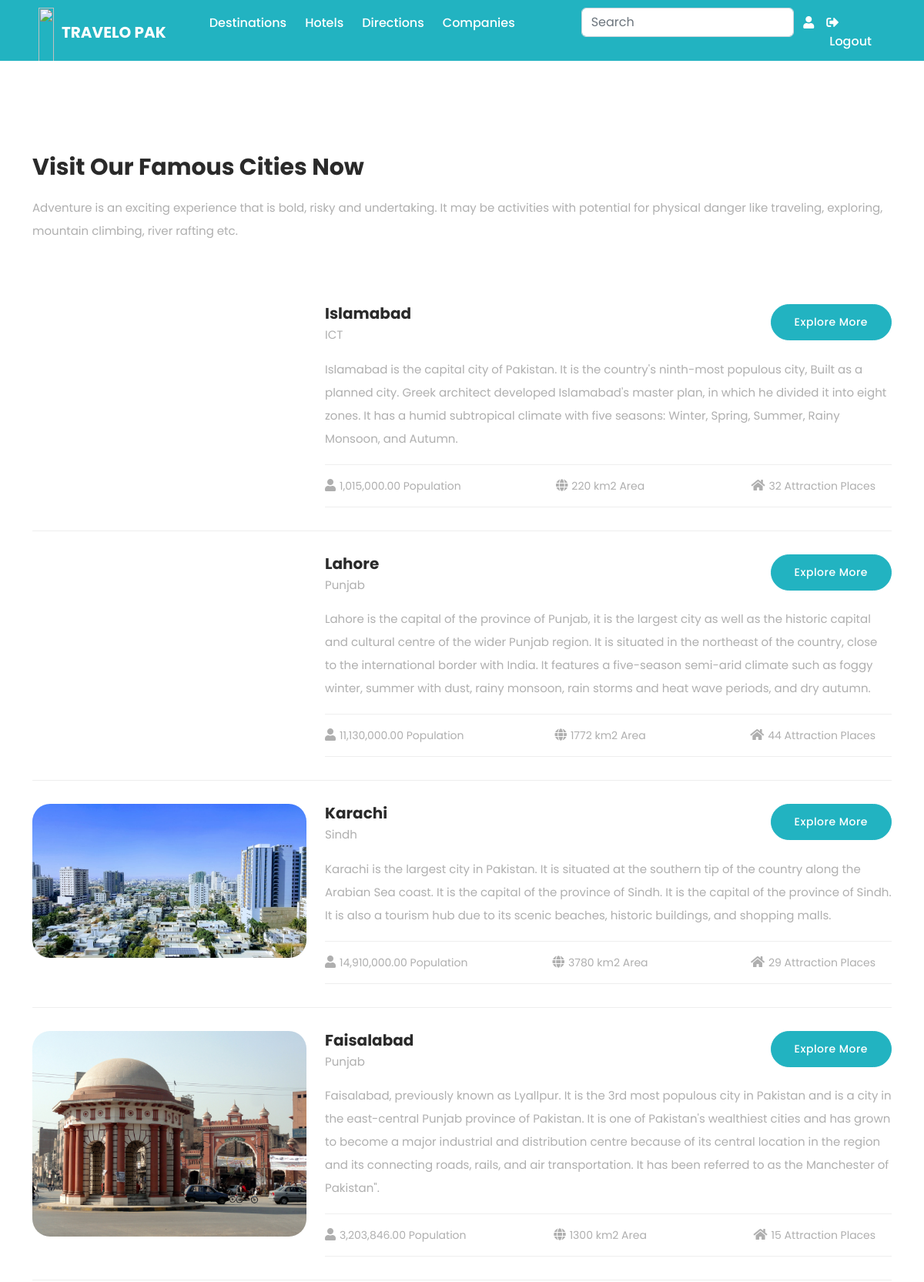
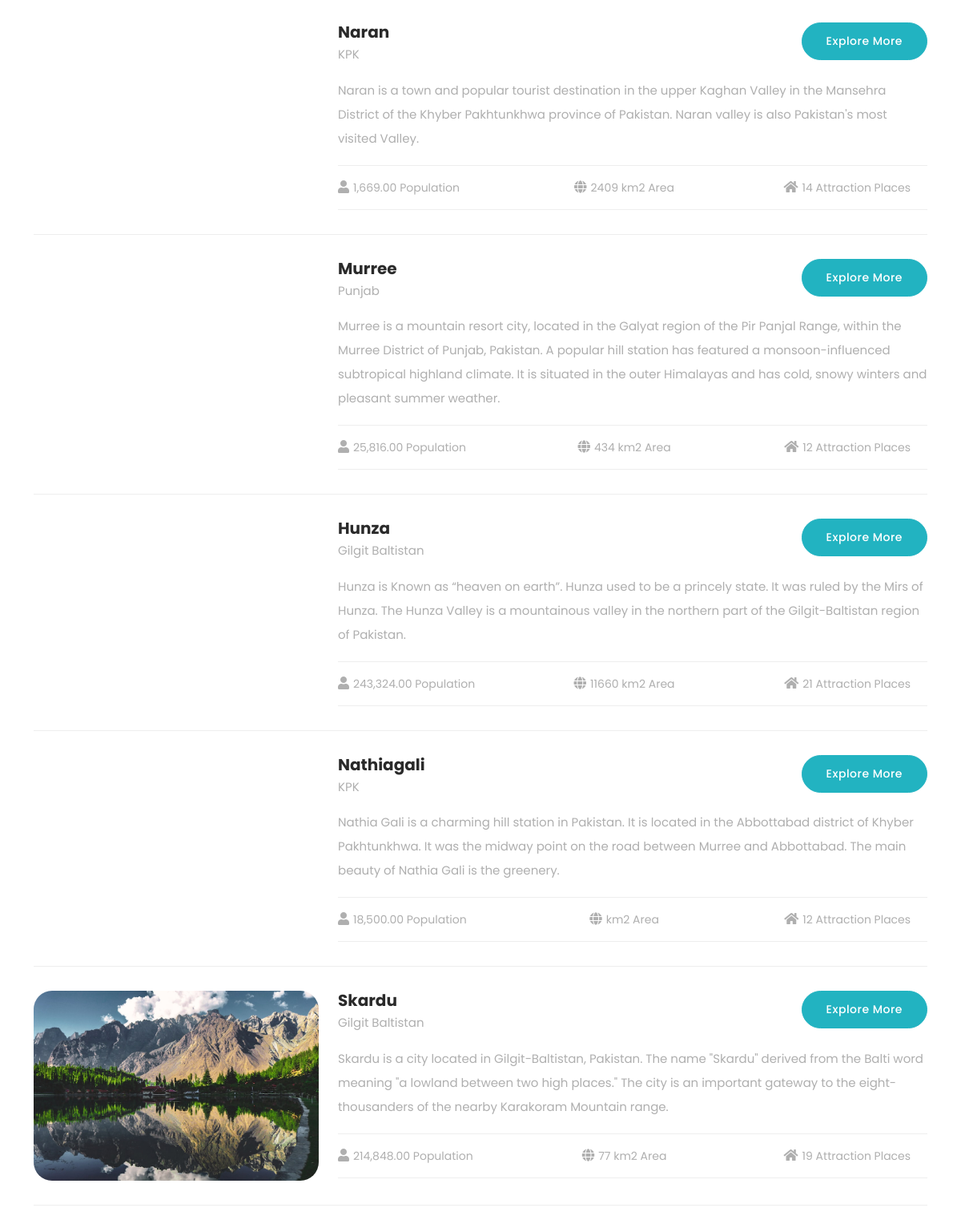
The app's page /destinations (signed in, upper part) with its own data (2 pictures, top to bottom).
### home/models.py (models this page shows)
class City(models.Model):
    id=models.AutoField(primary_key=True)
    city_name=models.CharField(max_length=122,default='')
    province=models.CharField(max_length=122)
    hotels=models.IntegerField(default=0)
    area=models.CharField(max_length=100)
    population=models.CharField(max_length=100)
    latitude=models.CharField(max_length=100)
    longitude=models.CharField(max_length=100)
    description= models.TextField(max_length=1000)
    long_description=models.TextField(max_length=1500)
    Image =models.ImageField(upload_to='pics')
    No_of_attrac_places= models.IntegerField(default=0)

### home/views.py (the view)
# urls.py: path('destinations', views.destinations, name="destinations"),
def destinations(request):
    dests = City.objects.all()
    context={
        'dests': dests
        }
    if request.user.is_authenticated:
        return render(request,"destinations.html" , context)
    else:
        return render(request,'login.html')

### template/destinations.html (shortened to what this page needs)
<!DOCTYPE html>
<html lang="en">
  <head>
    <link href="https://cdn.jsdelivr.net/npm/bootstrap@5.3.0/dist/css/bootstrap.min.css" rel="stylesheet">
    <link rel="stylesheet" href="https://use.fontawesome.com/releases/v5.3.1/css/all.css">
    <link href="../static/vendor/bootstrap/css/bootstrap.min.css" rel="stylesheet">
    <link rel="stylesheet" href="../static/assets/css/animate.css">
    <link rel="stylesheet" href="../static/assets/css/templatemo-woox-travel.css">
    <link rel="stylesheet" href="../static/assets/css/owl.css">
    <link rel="stylesheet" href="../static/assets/css/animate.css">
    <link rel="stylesheet"href="https://unpkg.com/swiper@7/swiper-bundle.min.css"/>
  </head>
<body>
  <nav class="navbar navbar-expand-lg navbar-dark nav pt-1 pb-0 px-5" aria-label="Offcanvas navbar large">
    <div class="container-fluid">
      <div id="header">
        <img id="logo" src="../static/assets/images/logoo.png" style="height: 75px; margin-left: -10px; margin-right: 10px; padding-top: 6px; padding-bottom: 6px;">
      </div>
      <a class="navbar-brand mr-5 font-weight-bold pe-3" href="/">TRAVELO PAK</a>
      <div class="offcanvas offcanvas-end text-bg-dark" tabindex="-1" id="offcanvasNavbar2" aria-labelledby="offcanvasNavbar2Label">
      <div class="offcanvas-body" id="basicExampleNav">
      <ul class="navbar-nav justify-content-end flex-grow-1 ps-3" style="padding-right: 70px;">
        <li class="nav-item">
          <a class="nav-link active pe-3 font-weight" class="active" aria-current="page"  href="/tour_destination">Destinations</a>
        </li>
      <li class="nav-item">
        <a class="nav-link active pe-3 font-weight" class="active" aria-current="page"  href="/hotels_view">Hotels </a>
      </li>
      <li class="nav-item">
        <a class="nav-link active pe-3 font-weight" class="active" aria-current="page"  href="/season">Directions</a>
      </li>
      <li class="nav-item">
        <a class="nav-link active pe-3 font-weight" aria-current="page" href="/companies">Companies</a>
      </li>
    </ul>
      <div class="search h-100 mr-3">
        <form action="{% url 'searching' %}" method="get" class="d-flex">
            <input class="form-control" type="text" name="query" placeholder="Search" aria-label="Search" button class="btn" type="submit"></button>
        </form>
          </div>
        <ul class="navbar-nav justify-content-end flex-grow-1 ps-1">
         {% if user.is_authenticated %}
         <li class="nav-item">
          <a class="nav-link active font-weight" aria-current="page" href=""><span class="fa fa-user"></span>&nbsp{{user.first_name}}</a>
        </li>
         <li class="nav-item">
          <a class="nav-link active font-weight" aria-current="page" href="/logout"><span class="fa fa-sign-out-alt"></span>&nbspLogout</a>
        </li>
        {% endif %}
      </ul>
    </div>
  </div>
</div>
</nav>
    <div class="visit-country">
        <div class="container">
          <div class="row">
              <div class="section-heading">
                <h2>Visit Our Famous Cities Now</h2>
                <p>Adventure is an exciting experience that is bold, risky and undertaking. It may be activities with potential for physical danger like traveling, exploring, mountain climbing, river rafting etc.</p>
              </div>
          </div>
          <div class="row">
            {% for dest in dests %}
            <div class="col-lg-12">
              <div class="items">
                <div class="row">
                  <div class="col-lg-12">
                    <div class="item">
                      <div class="row">
                        <div class="col-lg-4 col-sm-5">
                          <div class="image">
                            <img src="{{dest.Image.url}}" alt="">
                          </div>
                        </div>
                        <div class="col-lg-8 col-sm-7">
                          <div class="right-content">
                            <h4>{{dest.city_name}}</h4>
                            <span>{{dest.province}}</span>
                            <div class="main-button">
                              <a href="destinations/{{dest.id}}">Explore More</a>
                            </div>
                            <p>{{dest.description}}</p>
                            <ul class="info">
                              <li><i class="fa fa-user"></i>{{dest.population}}  Population</li>
                              <li><i class="fa fa-globe"></i>{{dest.area}} Area</li>
                              <li><i class="fa fa-home"></i>{{dest.No_of_attrac_places}} Attraction Places</li>
                            </ul>
                          </div>
                        </div>
                      </div>
                    </div>
                  </div>
                </div>
              </div>
            </div>
            {% endfor %}
          </div>
        </div>
      </div>
  </body>
</html>

### static/assets/css/templatemo-woox-travel.css (style rules this page uses)
html, body, div, span, applet, object, iframe, h1, h2, h3, h4, h5, h6, p, blockquote, div pre, a, abbr, acronym, address, big, cite, code, del, dfn, em, font, img, ins, kbd, q, s, samp, small, strike, strong, sub, sup, tt, var, b, u, i, center, dl, dt, dd, ol, ul, li, figure, header, nav, section, article, aside, footer, figcaption { margin: 0; padding: 0; border: 0; outline: 0; }
ul, li { padding: 0; margin: 0; list-style: none; }
header, nav, section, article, aside, footer, hgroup { display: block; }
* { box-sizing: border-box; }
html, body { font-family: 'Poppins', sans-serif; font-weight: 400; background-color: #fff; font-size: 16px; -ms-text-size-adjust: 100%; -webkit-font-smoothing: antialiased; -moz-osx-font-smoothing: grayscale; }
a { color: #22b3c1; text-decoration: none !important; }
h1, h2, h3, h4, h5, h6 { margin-top: 0px; margin-bottom: 0px; color: #2a2a2a; font-weight: 700; }
ul { margin-bottom: 0px; }
p { font-size: 15px; line-height: 30px; color: #afafaf; }
img { width: 100%; overflow: hidden; }
html, body { background: #fff; font-family: 'Poppins', sans-serif; }
.main-button a { font-size: 14px; color: #fff; background-color: #22b3c1; border: 1px solid #22b3c1; padding: 12px 30px; display: inline-block; border-radius: 25px; font-weight: 500; text-transform: capitalize; letter-spacing: 0.5px; transition: all .3s; position: relative; overflow: hidden; }
.section-heading { position: relative; z-index: 2; margin-top: 0px; margin-bottom: 80px; text-align: left; }
.section-heading h2 { margin-top: 0px; margin-bottom: 20px; line-height: 36px; font-size: 30px; font-weight: 700; text-transform: capitalize; color: #2a2a2a; }
.visit-country { margin-top: 120px; }
.visit-country .item { position: relative; margin-bottom: 30px; padding-bottom: 30px; border-bottom: 1px solid #eee; }
.visit-country .item .image img { border-radius: 23px; }
.visit-country .item .right-content h4 { font-size: 20px; margin-bottom: 5px; }
.visit-country .item .right-content span { font-size: 15px; color: #afafaf; display: block; }
.visit-country .item .right-content .main-button { position: absolute; right: 0; top: 0; }
.visit-country .item .right-content p { margin: 18px 0px; }
.visit-country .item .right-content ul { border-top: 1px solid #eee; border-bottom: 1px solid #eee; padding: 15px 0px; }
.visit-country .item .right-content ul li { display: inline-block; width: 32%; color: #afafaf; font-size: 14px; }
.visit-country .item .right-content ul li:nth-child(2) { text-align: center; }
.visit-country .item .right-content ul li:last-child { text-align: right; }
.visit-country .item .right-content ul li i { margin-right: 5px; font-size: 16px; }
body { overflow-x: hidden; }

### template/destinations.html (style rules this page uses)
.nav { background-color: rgb(34,179,193); }
.font-weight-bold { font-weight: 700!important; }
.font-weight { font-weight: 500!important; }

### records on screen
City: city_name "Islamabad", province "ICT", description "Islamabad is the capital city of Pakistan. It is the country's ninth-most populous city, Built as a planned city. Greek architect developed Islamabad's master plan, in which he divided it into eight zones. It has a humid subtropical climate with five seasons: Winter, Spring, Summer, Rainy Monsoon, and Autumn.", population "1,015,000.00", area "220 km2", No_of_attrac_places "32"
City: city_name "Lahore", province "Punjab", description "Lahore is the capital of the province of Punjab, it is the largest city as well as the historic capital and cultural centre of the wider Punjab region. It is situated in the northeast of the country, close to the international border with India. It features a five-season semi-arid climate such as foggy winter, summer with dust, rainy monsoon, rain storms and heat wave periods, and dry autumn.", population "11,130,000.00", area "1772 km2", No_of_attrac_places "44"
City: Image (picture), city_name "Karachi", province "Sindh", description "Karachi is the largest city in Pakistan. It is situated at the southern tip of the country along the Arabian Sea coast. It is the capital of the province of Sindh. It is the capital of the province of Sindh. It is also a tourism hub due to its scenic beaches, historic buildings, and shopping malls.", population "14,910,000.00", area "3780 km2", No_of_attrac_places "29"
City: Image (picture), city_name "Faisalabad", province "Punjab", description "Faisalabad, previously known as Lyallpur. It is the 3rd most populous city in Pakistan and is a city in the east-central Punjab province of Pakistan. It is one of Pakistan's wealthiest cities and has grown to become a major industrial and distribution centre because of its central location in the region and its connecting roads, rails, and air transportation. It has been referred to as the Manchester of Pakistan\".", population "3,203,846.00", area "1300 km2", No_of_attrac_places "15"
City: city_name "Naran", province "KPK", description "Naran is a town and popular tourist destination in the upper Kaghan Valley in the Mansehra District of the Khyber Pakhtunkhwa province of Pakistan. Naran valley is also Pakistan's most visited Valley.", population "1,669.00", area "2409 km2", No_of_attrac_places "14"
City: city_name "Murree", province "Punjab", description "Murree is a mountain resort city, located in the Galyat region of the Pir Panjal Range, within the Murree District of Punjab, Pakistan. A popular hill station has featured a monsoon-influenced subtropical highland climate. It is situated in the outer Himalayas and has cold, snowy winters and pleasant summer weather.", population "25,816.00", area "434 km2", No_of_attrac_places "12"
City: city_name "Hunza", province "Gilgit Baltistan", description "Hunza is Known as “heaven on earth”. Hunza used to be a princely state. It was ruled by the Mirs of Hunza. The Hunza Valley is a mountainous valley in the northern part of the Gilgit-Baltistan region of Pakistan.", population "243,324.00", area "11660 km2", No_of_attrac_places "21"
City: city_name "Nathiagali", province "KPK", description "Nathia Gali is a charming hill station in Pakistan. It is located in the Abbottabad district of Khyber Pakhtunkhwa. It was the midway point on the road between Murree and Abbottabad. The main beauty of Nathia Gali is the greenery.", population "18,500.00", area "km2", No_of_attrac_places "12"
City: Image (picture), city_name "Skardu", province "Gilgit Baltistan", description "Skardu is a city located in Gilgit−Baltistan, Pakistan. The name \"Skardu\" derived from the Balti word meaning \"a lowland between two high places.\" The city is an important gateway to the eight-thousanders of the nearby Karakoram Mountain range.", population "214,848.00", area "77 km2", No_of_attrac_places "19"
